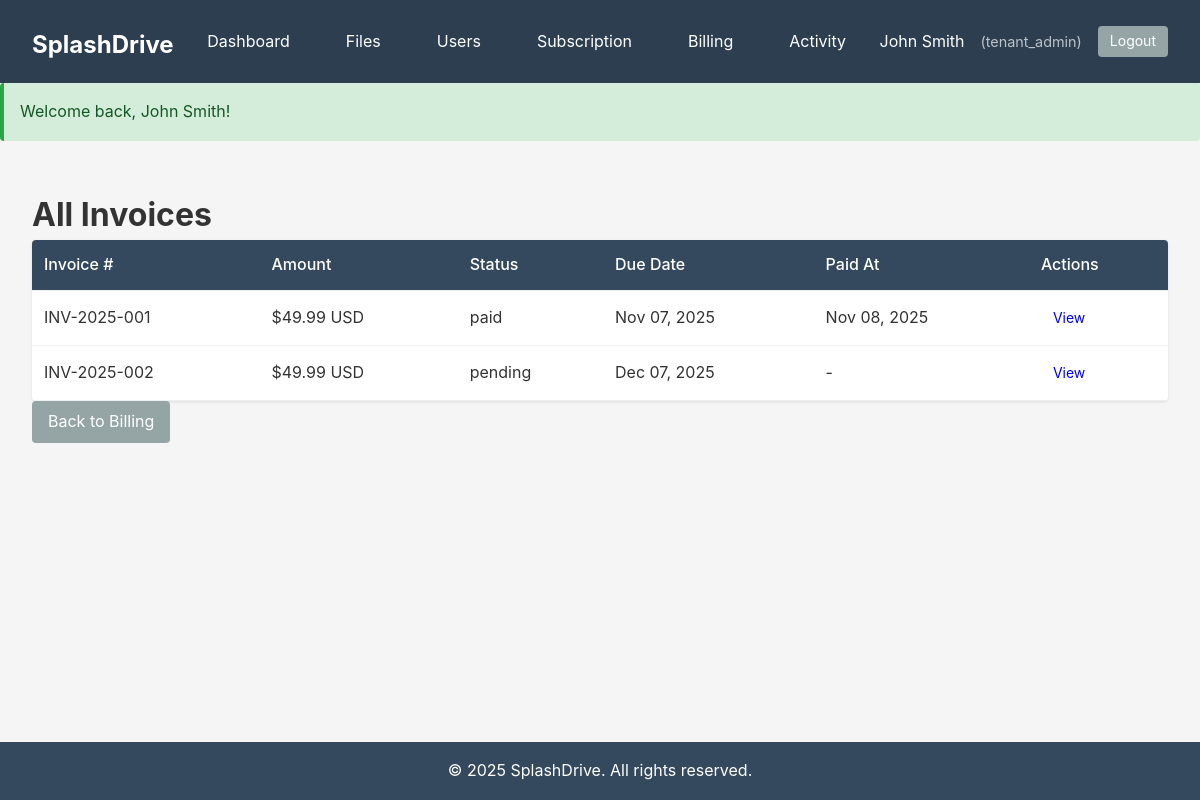
The page /billing/invoices (signed in) on the database its author committed.
### tables this page shows
CREATE TABLE IF NOT EXISTS `invoices` (
  `id` INT UNSIGNED NOT NULL AUTO_INCREMENT,
  `tenant_id` INT UNSIGNED NOT NULL,
  `subscription_id` INT UNSIGNED NOT NULL,
  `invoice_number` VARCHAR(50) NOT NULL UNIQUE,
  `amount` DECIMAL(10, 2) NOT NULL DEFAULT 0.00,
  `currency` VARCHAR(3) DEFAULT 'USD',
  `status` ENUM('pending', 'paid', 'cancelled', 'overdue') DEFAULT 'pending',
  `due_date` DATE NOT NULL,
  `paid_at` TIMESTAMP NULL DEFAULT NULL,
  `description` TEXT DEFAULT NULL,
  `created_at` TIMESTAMP DEFAULT CURRENT_TIMESTAMP,
  `updated_at` TIMESTAMP DEFAULT CURRENT_TIMESTAMP ON UPDATE CURRENT_TIMESTAMP,
  PRIMARY KEY (`id`),
  INDEX `idx_tenant_id` (`tenant_id`),
  INDEX `idx_subscription_id` (`subscription_id`),
  INDEX `idx_invoice_number` (`invoice_number`),
  INDEX `idx_status` (`status`),
  FOREIGN KEY (`tenant_id`) REFERENCES `tenants`(`id`) ON DELETE CASCADE,
  FOREIGN KEY (`subscription_id`) REFERENCES `tenant_subscriptions`(`id`)
);

### app/controllers/BillingController.php (called while the page is built, shortened)
<?php
class BillingController extends Controller {
    private $invoiceModel;
    public function __construct() {
        $this->invoiceModel = $this->model('Invoice');
    }
    public function invoices() {
        $tenantId = Auth::tenantId();
        $invoices = $this->invoiceModel->getByTenant($tenantId);
        $this->view('billing/invoices', [
            'title' => 'Invoices - ' . APP_NAME,
            'invoices' => $invoices
        ]);
    }
}

### app/core/Router.php (called while the page is built, shortened)
<?php
class Router {
    private $routes = [];
    public function add($method, $path, $controller, $action) {
        $this->routes[] = [
            'method' => strtoupper($method),
            'path' => $path,
            'controller' => $controller,
            'action' => $action
        ];
    }
    public function match($url, $method = 'GET') {
        $url = parse_url($url, PHP_URL_PATH);
        foreach ($this->routes as $route) {
            if ($route['method'] !== strtoupper($method)) {
                continue;
            }
            $pattern = preg_replace('/\{([a-zA-Z0-9_]+)\}/', '(?P<$1>[a-zA-Z0-9_-]+)', $route['path']);
            $pattern = '#^' . $pattern . '$#';
            if (preg_match($pattern, $url, $matches)) {
                $params = [];
                return [
                    'controller' => $route['controller'],
                    'action' => $route['action'],
                    'params' => $params
                ];
            }
        }
        return false;
    }
    public function dispatch($url, $method = 'GET') {
        $route = $this->match($url, $method);
        $action = $route['action'];
        $this->params = $route['params'];
        $controller = new $controllerName();
        call_user_func_array([$controller, $action], $this->params);
    }
}

### public/index.php (called while the page is built, shortened)
<?php
require_once APP_PATH . '/core/Database.php';
require_once APP_PATH . '/core/Model.php';
require_once APP_PATH . '/core/Controller.php';
require_once APP_PATH . '/core/Router.php';
require_once APP_PATH . '/core/Session.php';
require_once APP_PATH . '/core/Auth.php';
$router = new Router();
$router->add('GET', '/', 'HomeController', 'index');
$router->add('GET', '/auth/login', 'AuthController', 'login');
$router->add('POST', '/auth/login', 'AuthController', 'loginPost');
$router->add('GET', '/auth/register', 'AuthController', 'register');
$router->add('POST', '/auth/register', 'AuthController', 'registerPost');
$router->add('GET', '/auth/logout', 'AuthController', 'logout');
$router->add('GET', '/dashboard', 'DashboardController', 'index');
$router->add('GET', '/dashboard/admin', 'DashboardController', 'admin');
$router->add('GET', '/users', 'UserController', 'index');
$router->add('GET', '/users/create', 'UserController', 'create');
$router->add('POST', '/users/create', 'UserController', 'store');
$router->add('GET', '/users/edit/{id}', 'UserController', 'edit');
$router->add('POST', '/users/edit/{id}', 'UserController', 'update');
$router->add('POST', '/users/delete/{id}', 'UserController', 'delete');
$router->add('GET', '/tenants', 'TenantController', 'index');
$router->add('GET', '/tenants/create', 'TenantController', 'create');
$router->add('POST', '/tenants/create', 'TenantController', 'store');
$router->add('GET', '/tenants/edit/{id}', 'TenantController', 'edit');
$router->add('POST', '/tenants/edit/{id}', 'TenantController', 'update');
$router->add('GET', '/tenants/view/{id}', 'TenantController', 'view');
$router->add('GET', '/files', 'FileController', 'index');
$router->add('GET', '/files/folder/{id}', 'FileController', 'folder');
$router->add('POST', '/files/upload', 'FileController', 'upload');
$router->add('GET', '/files/download/{id}', 'FileController', 'download');
$router->add('POST', '/files/delete/{id}', 'FileController', 'delete');
$router->add('POST', '/files/move/{id}', 'FileController', 'move');
$router->add('POST', '/files/rename/{id}', 'FileController', 'rename');
$router->add('GET', '/files/search', 'FileController', 'search');
$router->add('GET', '/folders', 'FolderController', 'index');
$router->add('POST', '/folders/create', 'FolderController', 'create');
$router->add('POST', '/folders/delete/{id}', 'FolderController', 'delete');
$router->add('POST', '/folders/rename/{id}', 'FolderController', 'rename');
$router->add('POST', '/folders/move/{id}', 'FolderController', 'move');
$router->add('GET', '/trash', 'TrashController', 'index');
$router->add('POST', '/trash/restore/{type}/{id}', 'TrashController', 'restore');
$router->add('POST', '/trash/delete/{type}/{id}', 'TrashController', 'deletePermanently');
$router->add('POST', '/trash/empty', 'TrashController', 'empty');
$router->add('GET', '/share/{token}', 'ShareController', 'view');
$router->add('POST', '/share/create', 'ShareController', 'create');
$router->add('POST', '/share/delete/{id}', 'ShareController', 'delete');
$router->add('GET', '/shares', 'ShareController', 'index');
$router->add('GET', '/subscription', 'SubscriptionController', 'index');
$router->add('POST', '/subscription/change', 'SubscriptionController', 'change');
$router->add('GET', '/subscription/plans', 'SubscriptionController', 'plans');
$router->add('GET', '/billing', 'BillingController', 'index');
$router->add('GET', '/billing/invoices', 'BillingController', 'invoices');
$router->add('GET', '/billing/invoice/{id}', 'BillingController', 'invoice');
$router->add('POST', '/billing/pay/{id}', 'BillingController', 'pay');
$router->add('GET', '/activity', 'ActivityController', 'index');
$router->add('GET', '/activity/export', 'ActivityController', 'export');
$router->add('GET', '/api/files/list', 'ApiController', 'listFiles');
$router->add('POST', '/api/files/upload', 'ApiController', 'uploadFile');
$router->add('GET', '/api/folders/list', 'ApiController', 'listFolders');
$url = parse_url($_SERVER['REQUEST_URI'], PHP_URL_PATH);
$method = $_SERVER['REQUEST_METHOD'];
$router->dispatch($url, $method);

### app/core/Database.php (called while the page is built, shortened)
<?php
class Database {
    private static $instance = null;
    private $pdo;
    private function __construct() {
        $dsn = 'mysql:host=' . DB_HOST . ';port=' . DB_PORT . ';dbname=' . DB_NAME . ';charset=' . DB_CHARSET;
        $options = [
            PDO::ATTR_ERRMODE            => PDO::ERRMODE_EXCEPTION,
            PDO::ATTR_DEFAULT_FETCH_MODE => PDO::FETCH_ASSOC,
            PDO::ATTR_EMULATE_PREPARES   => false,
        ];
        try {
            $this->pdo = new PDO($dsn, DB_USER, DB_PASS, $options);
        } catch (PDOException $e) {
            die('Database connection failed: ' . $e->getMessage());
        }
    }
    public static function getInstance() {
        if (self::$instance === null) {
            self::$instance = new self();
        }
        return self::$instance;
    }
    public function getConnection() {
        return $this->pdo;
    }
}

### app/core/Session.php (called while the page is built, shortened)
<?php
class Session {
    public static function get($key, $default = null) {
        return isset($_SESSION[$key]) ? $_SESSION[$key] : $default;
    }
    public static function has($key) {
        return isset($_SESSION[$key]);
    }
}

### app/core/Auth.php (called while the page is built, shortened)
<?php
class Auth {
    public static function check() {
        return Session::has('user_id');
    }
    public static function tenantId() {
        return Session::get('tenant_id');
    }
}

### app/core/Model.php (called while the page is built, shortened)
<?php
class Model {
    public function __construct() {
        $this->db = Database::getInstance();
    }
}

### app/models/Invoice.php (called while the page is built, shortened)
<?php
class Invoice extends Model {
    protected $table = 'invoices';
    public function getByTenant($tenantId, $limit = 50, $offset = 0) {
        $sql = "SELECT * FROM {$this->table}
                WHERE tenant_id = :tenant_id
                ORDER BY created_at DESC
                LIMIT :limit OFFSET :offset";
        $stmt = $this->db->getConnection()->prepare($sql);
        $stmt->bindValue(':tenant_id', $tenantId, PDO::PARAM_INT);
        $stmt->bindValue(':limit', $limit, PDO::PARAM_INT);
        $stmt->bindValue(':offset', $offset, PDO::PARAM_INT);
        $stmt->execute();
        return $stmt->fetchAll();
    }
}

### app/views/billing/invoices.php (the view)
<div class="billing-page">
    <h1>All Invoices</h1>
    <table class="table">
        <thead>
            <tr>
                <th>Invoice #</th>
                <th>Amount</th>
                <th>Status</th>
                <th>Due Date</th>
                <th>Paid At</th>
                <th>Actions</th>
            </tr>
        </thead>
        <tbody>
            <?php foreach ($invoices as $invoice): ?>
                <tr>
                    <td><?php echo htmlspecialchars($invoice['invoice_number']); ?></td>
                    <td>$<?php echo number_format($invoice['amount'], 2); ?> <?php echo $invoice['currency']; ?></td>
                    <td><?php echo htmlspecialchars($invoice['status']); ?></td>
                    <td><?php echo date('M d, Y', strtotime($invoice['due_date'])); ?></td>
                    <td><?php echo $invoice['paid_at'] ? date('M d, Y', strtotime($invoice['paid_at'])) : '-'; ?></td>
                    <td>
                        <a href="/billing/invoice/<?php echo $invoice['id']; ?>" class="btn btn-sm">View</a>
                    </td>
                </tr>
            <?php endforeach; ?>
        </tbody>
    </table>
    <a href="/billing" class="btn btn-secondary">Back to Billing</a>
</div>

### public/assets/css/style.css (style rules this page uses)
* { margin: 0; padding: 0; box-sizing: border-box; }
body { font-family: -apple-system, BlinkMacSystemFont, 'Segoe UI', Roboto, Oxygen, Ubuntu, Cantarell, sans-serif; line-height: 1.6; color: #333; background-color: #f5f5f5; }
.btn { display: inline-block; padding: 0.5rem 1rem; border: none; border-radius: 4px; cursor: pointer; text-decoration: none; font-size: 1rem; transition: all 0.3s; }
.btn-secondary { background-color: #95a5a6; color: white; }
.btn-sm { padding: 0.25rem 0.75rem; font-size: 0.875rem; }
.table { width: 100%; border-collapse: collapse; background-color: white; border-radius: 4px; overflow: hidden; box-shadow: 0 1px 3px rgba(0,0,0,0.1); }
.table th, .table td { padding: 0.75rem; text-align: left; border-bottom: 1px solid #ecf0f1; }
.table th { background-color: #34495e; color: white; font-weight: 500; }

### rows shown on the page
invoices: invoice_number "INV-2025-001", amount "49.99", currency "USD", status "paid", due_date "Nov 07, 2025", paid_at "Nov 08, 2025"
invoices: invoice_number "INV-2025-002", amount "49.99", currency "USD", status "pending", due_date "Dec 07, 2025"

### other values the page prints
APP_NAME "SplashDrive"
Auth::user()['name'] "John Smith"
Auth::role() "tenant_admin"
Session::getFlash('success') "Welcome back, John Smith!"
